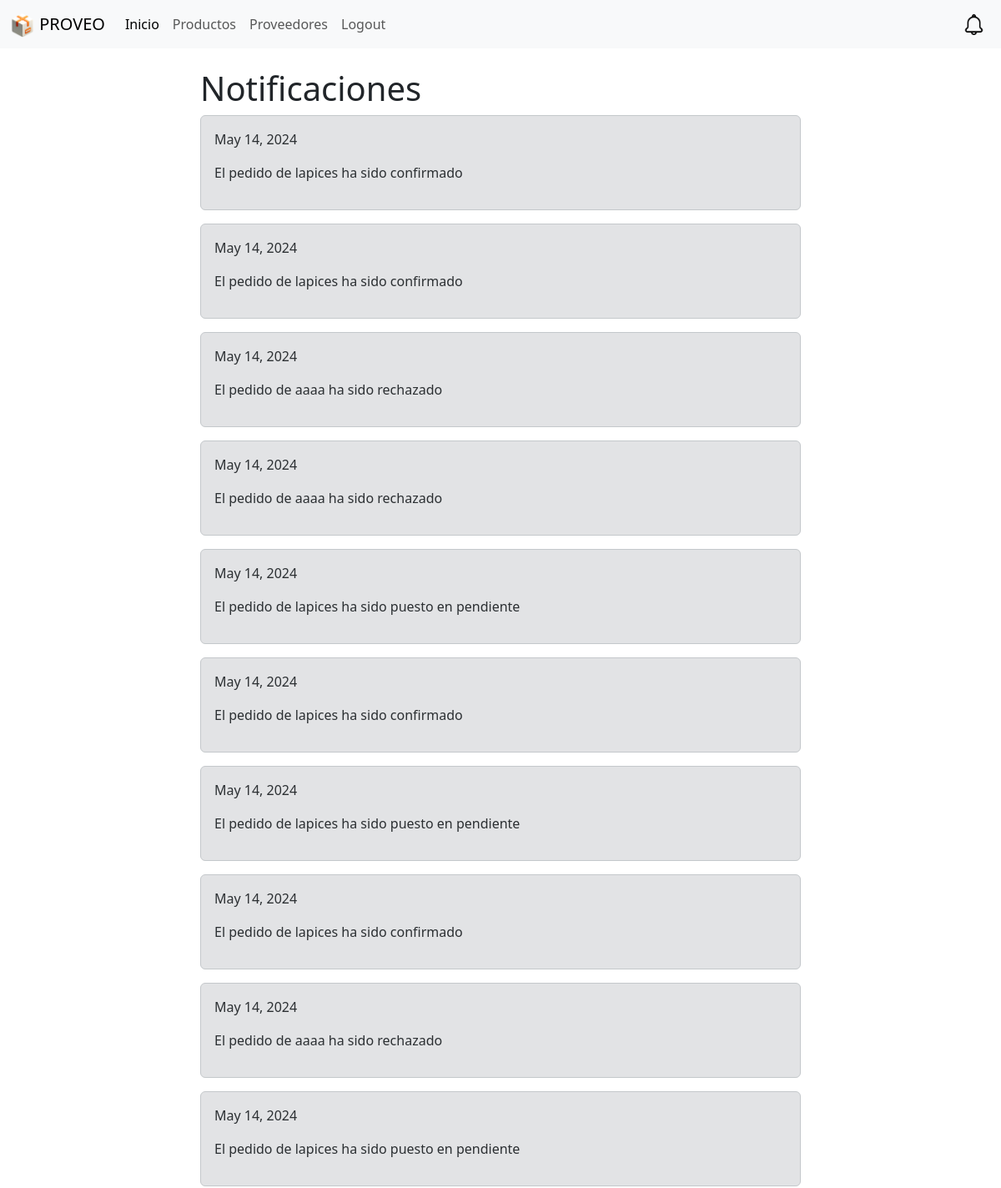
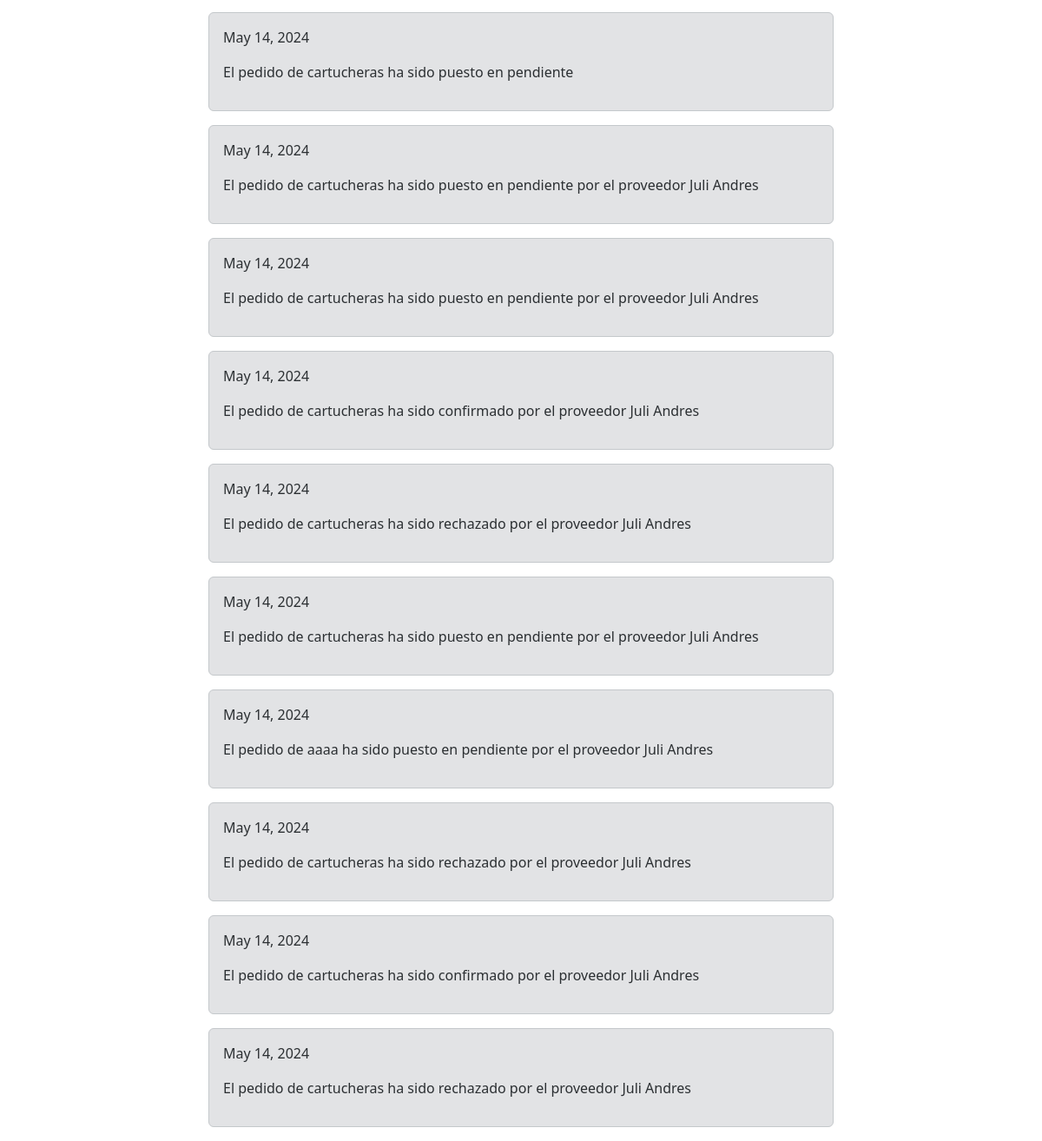
Screenshot of /notificaciones/ (signed in) with the database file from the repository (2 pictures, top to bottom).
### website/models.py (models this page shows, shortened)
class Notificaciones(models.Model):
    fecha = models.DateField()
    mensaje = models.CharField(max_length=50)
    userAsignado = models.ForeignKey(User, on_delete=models.CASCADE, default=1)
    mostrado = models.BooleanField(default=False)
    estadoPedido = models.CharField(max_length=50, default="Rechazado")

### website/views.py (the view)
# urls.py: path('notificaciones/', views.notificaciones, name='notificaciones'),
def notificaciones(request):
    user = request.user
    notificacionesNuevas = Notificaciones.objects.filter(
        userAsignado=user, mostrado=False)
    notificaciones = Notificaciones.objects.filter(
        userAsignado=user, mostrado=True)
    for notificacion in notificacionesNuevas:
        notificacion.mostrado = True
        notificacion.save()
    return render(request, 'notificaciones.html', {'notificaciones': notificaciones, 'notificacionesNuevas': notificacionesNuevas})

### website/templates/notificaciones.html (shortened to what this page needs)
{% extends "base.html" %}
{% block content %}
<div class="container">
  <div class="row">
    <div class="col-md-8 offset-md-2">
      {% if notificaciones %}
      <h1>Notificaciones</h1>
      <div class="row">
        {% for notificacion in notificaciones %}
        <div class="col-md-12">
          <div class="alert alert-secondary d-flex align-items-center" role="alert">
            <div>
              <p>{{ notificacion.fecha }}</p>
              <p>{{ notificacion.mensaje }}</p>
            </div>
          </div>
        </div>
        {% endfor %}
      </div>
      {% endif %}
    </div>
  </div>
</div>
{% endblock %}

### rows the page displays
Notificaciones: fecha "May 14, 2024", mensaje "El pedido de lapices ha sido confirmado"
Notificaciones: fecha "May 14, 2024", mensaje "El pedido de lapices ha sido confirmado"
Notificaciones: fecha "May 14, 2024", mensaje "El pedido de aaaa ha sido rechazado"
Notificaciones: fecha "May 14, 2024", mensaje "El pedido de aaaa ha sido rechazado"
Notificaciones: fecha "May 14, 2024", mensaje "El pedido de lapices ha sido puesto en pendiente"
Notificaciones: fecha "May 14, 2024", mensaje "El pedido de lapices ha sido confirmado"
Notificaciones: fecha "May 14, 2024", mensaje "El pedido de lapices ha sido puesto en pendiente"
Notificaciones: fecha "May 14, 2024", mensaje "El pedido de lapices ha sido confirmado"
Notificaciones: fecha "May 14, 2024", mensaje "El pedido de aaaa ha sido rechazado"
Notificaciones: fecha "May 14, 2024", mensaje "El pedido de lapices ha sido puesto en pendiente"
Notificaciones: fecha "May 14, 2024", mensaje "El pedido de cartucheras ha sido puesto en pendiente"
Notificaciones: fecha "May 14, 2024", mensaje "El pedido de cartucheras ha sido puesto en pendiente por el proveedor Juli Andres"
Notificaciones: fecha "May 14, 2024", mensaje "El pedido de cartucheras ha sido puesto en pendiente por el proveedor Juli Andres"
Notificaciones: fecha "May 14, 2024", mensaje "El pedido de cartucheras ha sido confirmado por el proveedor Juli Andres"
Notificaciones: fecha "May 14, 2024", mensaje "El pedido de cartucheras ha sido rechazado por el proveedor Juli Andres"
Notificaciones: fecha "May 14, 2024", mensaje "El pedido de cartucheras ha sido puesto en pendiente por el proveedor Juli Andres"
Notificaciones: fecha "May 14, 2024", mensaje "El pedido de aaaa ha sido puesto en pendiente por el proveedor Juli Andres"
Notificaciones: fecha "May 14, 2024", mensaje "El pedido de cartucheras ha sido rechazado por el proveedor Juli Andres"
Notificaciones: fecha "May 14, 2024", mensaje "El pedido de cartucheras ha sido confirmado por el proveedor Juli Andres"
Notificaciones: fecha "May 14, 2024", mensaje "El pedido de cartucheras ha sido rechazado por el proveedor Juli Andres"
